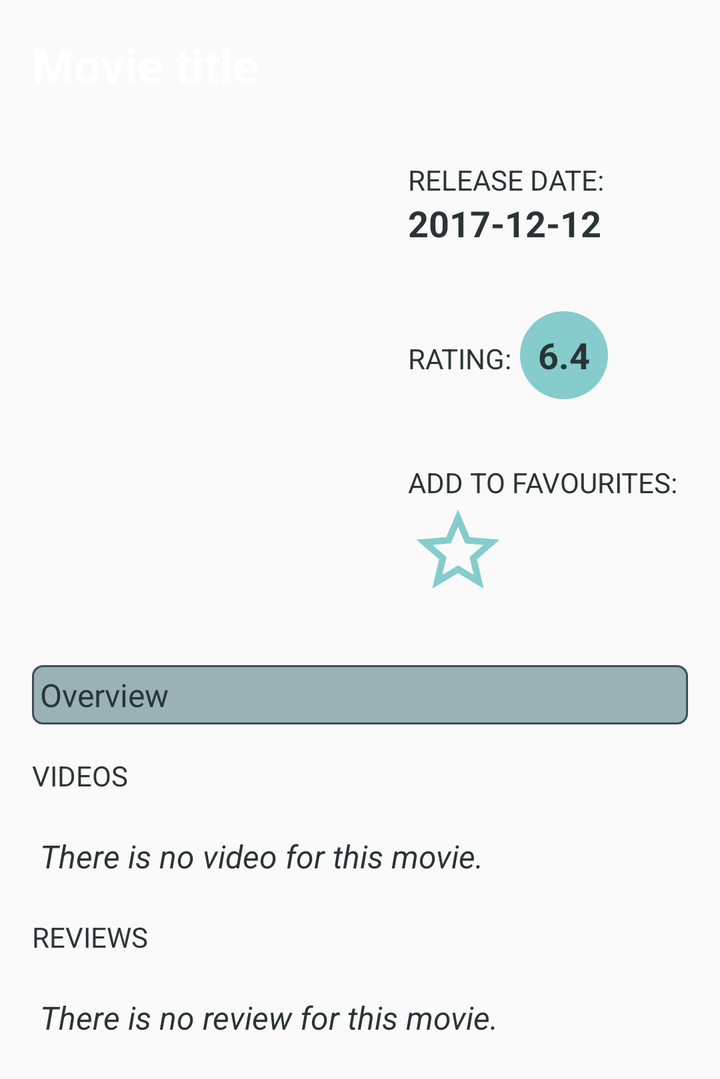
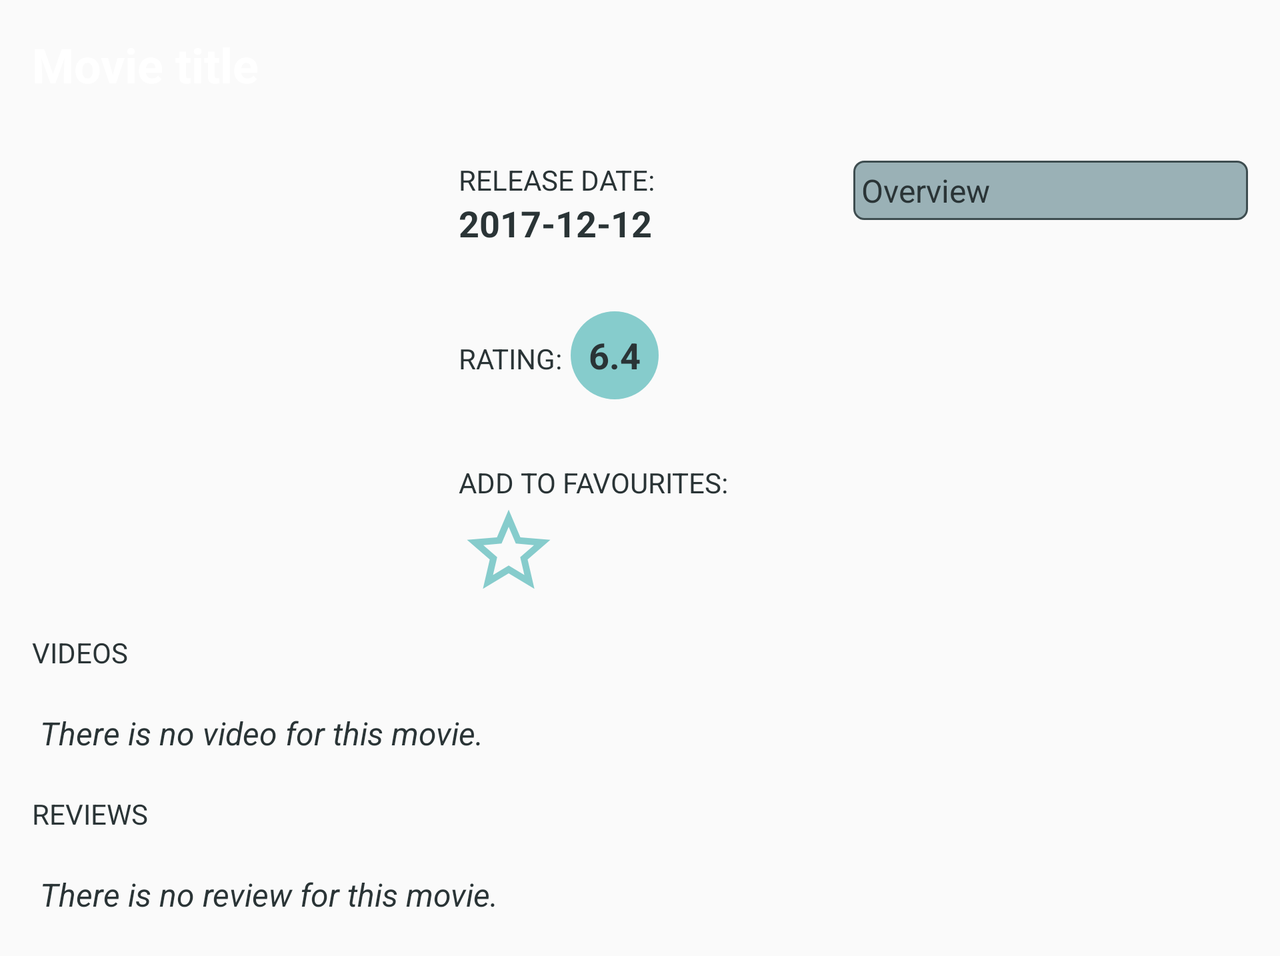

The same Android screen from two of the app's own layout files: first res/layout/ as a phone draws it, then the repository's variant for another configuration, drawn on a device whose configuration selects that folder. Both files follow.
<!-- AndroidManifest.xml: application theme AppTheme -->
<!-- res/layout/activity_details.xml -->
<?xml version="1.0" encoding="utf-8"?>
<ScrollView xmlns:android="http://schemas.android.com/apk/res/android"
    xmlns:tools="http://schemas.android.com/tools"
    android:id="@+id/sv_details"
    android:layout_width="match_parent"
    android:layout_height="wrap_content"
    android:fillViewport="true"
    tools:context="com.example.android.popularmoviesstage2.DetailsActivity">

    <LinearLayout
        android:layout_width="match_parent"
        android:layout_height="wrap_content"
        android:orientation="vertical">

        <RelativeLayout
            android:layout_width="match_parent"
            android:layout_height="wrap_content">

            <ImageView
                android:id="@+id/iv_backdrop"
                android:layout_width="match_parent"
                android:layout_height="wrap_content"
                android:adjustViewBounds="true"
                android:contentDescription="@string/movie_backdrop" />

            <TextView
                android:id="@+id/tv_title"
                android:layout_width="wrap_content"
                android:layout_height="wrap_content"
                android:layout_alignParentBottom="true"
                android:layout_alignParentLeft="true"
                android:layout_alignParentStart="true"
                android:padding="@dimen/padding"
                android:textColor="@android:color/white"
                android:textSize="@dimen/text_size_title"
                android:textStyle="bold"
                tools:text="Movie title" />

        </RelativeLayout>

        <LinearLayout
            android:layout_width="match_parent"
            android:layout_height="wrap_content">

            <ImageView
                android:id="@+id/iv_poster_details"
                android:layout_width="0dp"
                android:layout_height="wrap_content"
                android:layout_marginLeft="@dimen/margin"
                android:layout_marginStart="@dimen/margin"
                android:layout_marginTop="@dimen/margin"
                android:layout_weight="1"
                android:adjustViewBounds="true"
                android:contentDescription="@string/movie_poster" />

            <LinearLayout
                android:layout_width="0dp"
                android:layout_height="wrap_content"
                android:layout_weight="1"
                android:orientation="vertical">

                <LinearLayout
                    android:layout_width="wrap_content"
                    android:layout_height="wrap_content"
                    android:layout_margin="@dimen/margin"
                    android:orientation="vertical">

                    <TextView
                        style="@style/GeneralText"
                        android:text="@string/release_date" />

                    <TextView
                        android:id="@+id/tv_release_date"
                        style="@style/GeneralText"
                        android:textSize="@dimen/text_size"
                        android:textStyle="bold"
                        tools:text="2017-12-12" />

                </LinearLayout>

                <LinearLayout
                    android:layout_width="wrap_content"
                    android:layout_height="wrap_content"
                    android:layout_margin="@dimen/margin">

                    <TextView
                        style="@style/GeneralText"
                        android:text="@string/rating" />

                    <TextView
                        android:id="@+id/tv_rate"
                        style="@style/GeneralText"
                        android:layout_marginLeft="@dimen/margin_rating_circle"
                        android:layout_marginStart="@dimen/margin_rating_circle"
                        android:background="@drawable/rating_circle"
                        android:gravity="center"
                        android:textSize="@dimen/text_size"
                        android:textStyle="bold"
                        tools:text="6.4" />


                </LinearLayout>

                <LinearLayout
                    android:layout_width="wrap_content"
                    android:layout_height="wrap_content"
                    android:layout_margin="@dimen/margin"
                    android:orientation="vertical">

                    <TextView
                        android:id="@+id/tv_favourite"
                        style="@style/GeneralText"
                        android:text="@string/favorites_add" />

                    <ImageButton
                        android:id="@+id/ib_favourite"
                        android:layout_width="@dimen/star_size"
                        android:layout_height="@dimen/star_size"
                        android:background="@drawable/ic_star_border"
                        android:onClick="onClickFavourite"/>

                </LinearLayout>

            </LinearLayout>

        </LinearLayout>

        <TextView
            android:id="@+id/tv_overview"
            android:layout_width="match_parent"
            android:layout_height="wrap_content"
            android:layout_margin="@dimen/margin"
            android:background="@drawable/rounded_corner"
            android:padding="@dimen/padding_overview"
            android:textColor="@color/colorPrimaryDark"
            android:textSize="@dimen/text_size_overview"
            tools:text="Overview" />

        <TextView
            style="@style/GeneralText"
            android:layout_marginLeft="@dimen/margin"
            android:layout_marginStart="@dimen/margin"
            android:text="@string/videos" />

        <android.support.v7.widget.RecyclerView
            android:id="@+id/rv_video_list"
            style="@style/GeneralRecyclerView"/>

        <TextView
            android:id="@+id/tv_empty_video"
            style="@style/EmptyTextPlaceholder"
            android:text="@string/empty_video" />

        <TextView
            style="@style/GeneralText"
            android:layout_marginLeft="@dimen/margin"
            android:layout_marginStart="@dimen/margin"
            android:text="@string/reviews" />

        <android.support.v7.widget.RecyclerView
            android:id="@+id/rv_review_list"
            style="@style/GeneralRecyclerView" />

        <TextView
            android:id="@+id/tv_empty_review"
            style="@style/EmptyTextPlaceholder"
            android:text="@string/empty_review" />

    </LinearLayout>
</ScrollView>
<!-- resources referenced by this layout -->
<resources>
  <color name="colorPrimaryDark">#2a3436</color>
  <dimen name="margin">16dp</dimen>
  <dimen name="margin_rating_circle">4dp</dimen>
  <dimen name="padding">16dp</dimen>
  <dimen name="padding_overview">4dp</dimen>
  <dimen name="star_size">50dp</dimen>
  <dimen name="text_size">18sp</dimen>
  <dimen name="text_size_overview">16sp</dimen>
  <dimen name="text_size_title">24sp</dimen>
  <!-- drawable ic_star_border (drawable) -->
  <vector xmlns:android="http://schemas.android.com/apk/res/android"
          android:width="44dp"
          android:height="44dp"
          android:viewportWidth="24.0"
          android:viewportHeight="24.0">
      <path
          android:fillColor="#86cccc"
          android:pathData="M22,9.24l-7.19,-0.62L12,2 9.19,8.63 2,9.24l5.46,4.73L5.82,21 12,17.27 18.18,21l-1.63,-7.03L22,9.24zM12,15.4l-3.76,2.27 1,-4.28 -3.32,-2.88 4.38,-0.38L12,6.1l1.71,4.04 4.38,0.38 -3.32,2.88 1,4.28L12,15.4z"/>
  </vector>
  <!-- drawable rating_circle (drawable-v24) -->
  <?xml version="1.0" encoding="utf-8"?>
  <shape xmlns:android="http://schemas.android.com/apk/res/android"
      android:shape="oval" >
      <solid android:color="@color/colorAccent" />
      <size android:height="44dp" android:width="44dp"/>
      <corners android:radius="22dp" />
  </shape>
  <!-- drawable rounded_corner (drawable-v24) -->
  <?xml version="1.0" encoding="utf-8"?>
  <shape xmlns:android="http://schemas.android.com/apk/res/android" >
      <stroke
          android:width="1dp"
          android:color="@color/colorPrimary" />
  
      <solid android:color="@color/colorPrimaryLight" />
  
      <padding
          android:left="1dp"
          android:right="1dp"
          android:top="1dp" />
  
      <corners android:radius="5dp" />
  </shape>
  <string name="empty_review">There is no review for this movie.</string>
  <string name="empty_video">There is no video for this movie.</string>
  <string name="favorites_add">Add to favourites:</string>
  <string name="movie_backdrop">movie backdrop</string>
  <string name="movie_poster">movie poster</string>
  <string name="rating">Rating:</string>
  <string name="release_date">Release date:</string>
  <string name="reviews">Reviews</string>
  <string name="videos">Videos</string>
  <style name="GeneralRecyclerView">
          <item name="android:layout_width">match_parent</item>
          <item name="android:layout_height">wrap_content</item>
          <item name="android:layout_marginLeft">@dimen/margin</item>&gt;
          <item name="android:layout_marginRight">@dimen/margin</item>
          <item name="android:layout_marginBottom">@dimen/margin</item>
      </style>
  <style name="GeneralText">
          <item name="android:layout_width">wrap_content</item>
          <item name="android:layout_height">wrap_content</item>
          <item name="android:textAllCaps">true</item>
          <item name="android:textColor">@color/colorPrimaryDark</item>
      </style>
  <style name="AppTheme" parent="Theme.AppCompat.Light.DarkActionBar">
          
          <item name="colorPrimary">@color/colorPrimary</item>
          <item name="colorPrimaryDark">@color/colorPrimaryDark</item>
          <item name="colorAccent">@color/colorAccent</item>
          <item name="preferenceTheme">@style/PreferenceFragment</item>
      </style>
  <color name="colorAccent">#86cccc</color>
  <color name="colorPrimary">#3e4d50</color>
  <color name="colorPrimaryLight">#9ab1b6</color>
  <!-- some entries are left out for length -->
</resources>
<!-- res/layout-land/activity_details.xml (the repository's variant of the layout above) -->
<!-- drawn on the phone turned sideways -->
<?xml version="1.0" encoding="utf-8"?>
<ScrollView xmlns:android="http://schemas.android.com/apk/res/android"
    xmlns:tools="http://schemas.android.com/tools"
    android:id="@+id/sv_details"
    android:layout_width="match_parent"
    android:layout_height="wrap_content"
    android:fillViewport="true"
    tools:context="com.example.android.popularmoviesstage2.DetailsActivity">

    <LinearLayout
        android:layout_width="match_parent"
        android:layout_height="wrap_content"
        android:orientation="vertical">

        <RelativeLayout
            android:layout_width="match_parent"
            android:layout_height="wrap_content">

            <ImageView
                android:id="@+id/iv_backdrop"
                android:layout_width="match_parent"
                android:layout_height="wrap_content"
                android:adjustViewBounds="true"
                android:contentDescription="@string/movie_backdrop" />

            <TextView
                android:id="@+id/tv_title"
                android:layout_width="wrap_content"
                android:layout_height="wrap_content"
                android:layout_alignParentBottom="true"
                android:layout_alignParentLeft="true"
                android:layout_alignParentStart="true"
                android:padding="@dimen/padding"
                android:textColor="@android:color/white"
                android:textSize="@dimen/text_size_title"
                android:textStyle="bold"
                tools:text="Movie title" />

        </RelativeLayout>

        <LinearLayout
            android:layout_width="match_parent"
            android:layout_height="wrap_content">

            <ImageView
                android:id="@+id/iv_poster_details"
                android:layout_width="0dp"
                android:layout_height="wrap_content"
                android:layout_marginLeft="@dimen/margin"
                android:layout_marginStart="@dimen/margin"
                android:layout_marginTop="@dimen/margin"
                android:layout_weight="1"
                android:adjustViewBounds="true"
                android:contentDescription="@string/movie_poster" />

            <LinearLayout
                android:layout_width="0dp"
                android:layout_height="wrap_content"
                android:layout_weight="1"
                android:orientation="vertical">

                <LinearLayout
                    android:layout_width="wrap_content"
                    android:layout_height="wrap_content"
                    android:layout_margin="@dimen/margin"
                    android:orientation="vertical">

                    <TextView
                        style="@style/GeneralText"
                        android:text="@string/release_date" />

                    <TextView
                        android:id="@+id/tv_release_date"
                        style="@style/GeneralText"
                        android:textSize="@dimen/text_size"
                        android:textStyle="bold"
                        tools:text="2017-12-12" />

                </LinearLayout>

                <LinearLayout
                    android:layout_width="wrap_content"
                    android:layout_height="wrap_content"
                    android:layout_margin="@dimen/margin">

                    <TextView
                        style="@style/GeneralText"
                        android:text="@string/rating" />

                    <TextView
                        android:id="@+id/tv_rate"
                        style="@style/GeneralText"
                        android:layout_marginLeft="@dimen/margin_rating_circle"
                        android:layout_marginStart="@dimen/margin_rating_circle"
                        android:background="@drawable/rating_circle"
                        android:gravity="center"
                        android:textSize="@dimen/text_size"
                        android:textStyle="bold"
                        tools:text="6.4" />


                </LinearLayout>

                <LinearLayout
                    android:layout_width="wrap_content"
                    android:layout_height="wrap_content"
                    android:layout_margin="@dimen/margin"
                    android:orientation="vertical">

                    <TextView
                        android:id="@+id/tv_favourite"
                        style="@style/GeneralText"
                        android:text="@string/favorites_add" />

                    <ImageButton
                        android:id="@+id/ib_favourite"
                        android:layout_width="@dimen/star_size"
                        android:layout_height="@dimen/star_size"
                        android:background="@drawable/ic_star_border"
                        android:onClick="onClickFavourite"/>

                </LinearLayout>

            </LinearLayout>

            <TextView
                android:id="@+id/tv_overview"
                android:layout_width="0dp"
                android:layout_height="wrap_content"
                android:layout_weight="1"
                android:layout_margin="@dimen/margin"
                android:background="@drawable/rounded_corner"
                android:padding="@dimen/padding_overview"
                android:textColor="@color/colorPrimaryDark"
                android:textSize="@dimen/text_size_overview"
                tools:text="Overview" />

        </LinearLayout>

        <TextView
            style="@style/GeneralText"
            android:layout_marginLeft="@dimen/margin"
            android:layout_marginStart="@dimen/margin"
            android:text="@string/videos" />

        <android.support.v7.widget.RecyclerView
            android:id="@+id/rv_video_list"
            style="@style/GeneralRecyclerView"/>

        <TextView
            android:id="@+id/tv_empty_video"
            style="@style/EmptyTextPlaceholder"
            android:text="@string/empty_video" />

        <TextView
            style="@style/GeneralText"
            android:layout_marginLeft="@dimen/margin"
            android:layout_marginStart="@dimen/margin"
            android:text="@string/reviews" />

        <android.support.v7.widget.RecyclerView
            android:id="@+id/rv_review_list"
            style="@style/GeneralRecyclerView" />

        <TextView
            android:id="@+id/tv_empty_review"
            style="@style/EmptyTextPlaceholder"
            android:text="@string/empty_review" />

    </LinearLayout>
</ScrollView>
